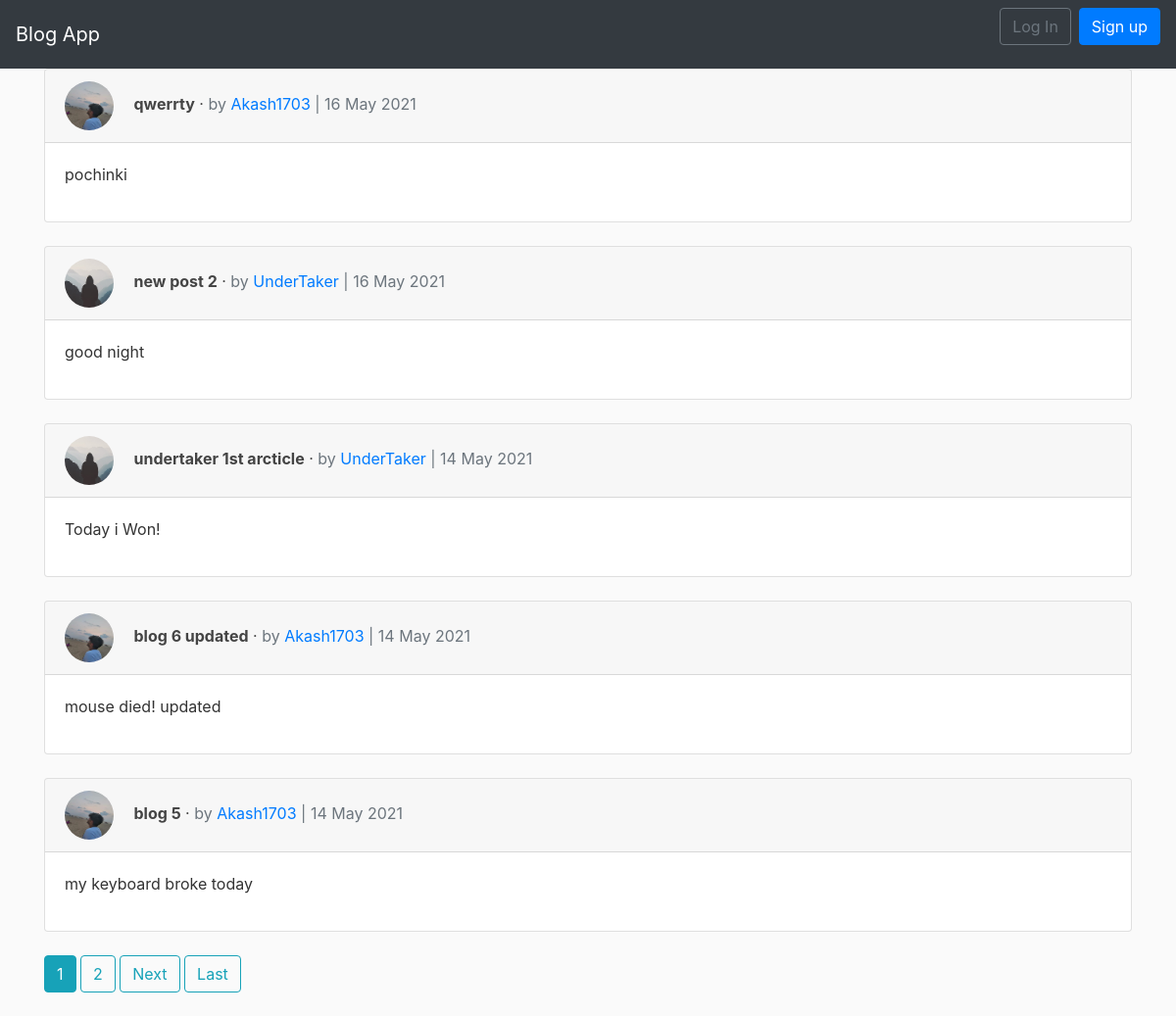
Before: / with the older database file.
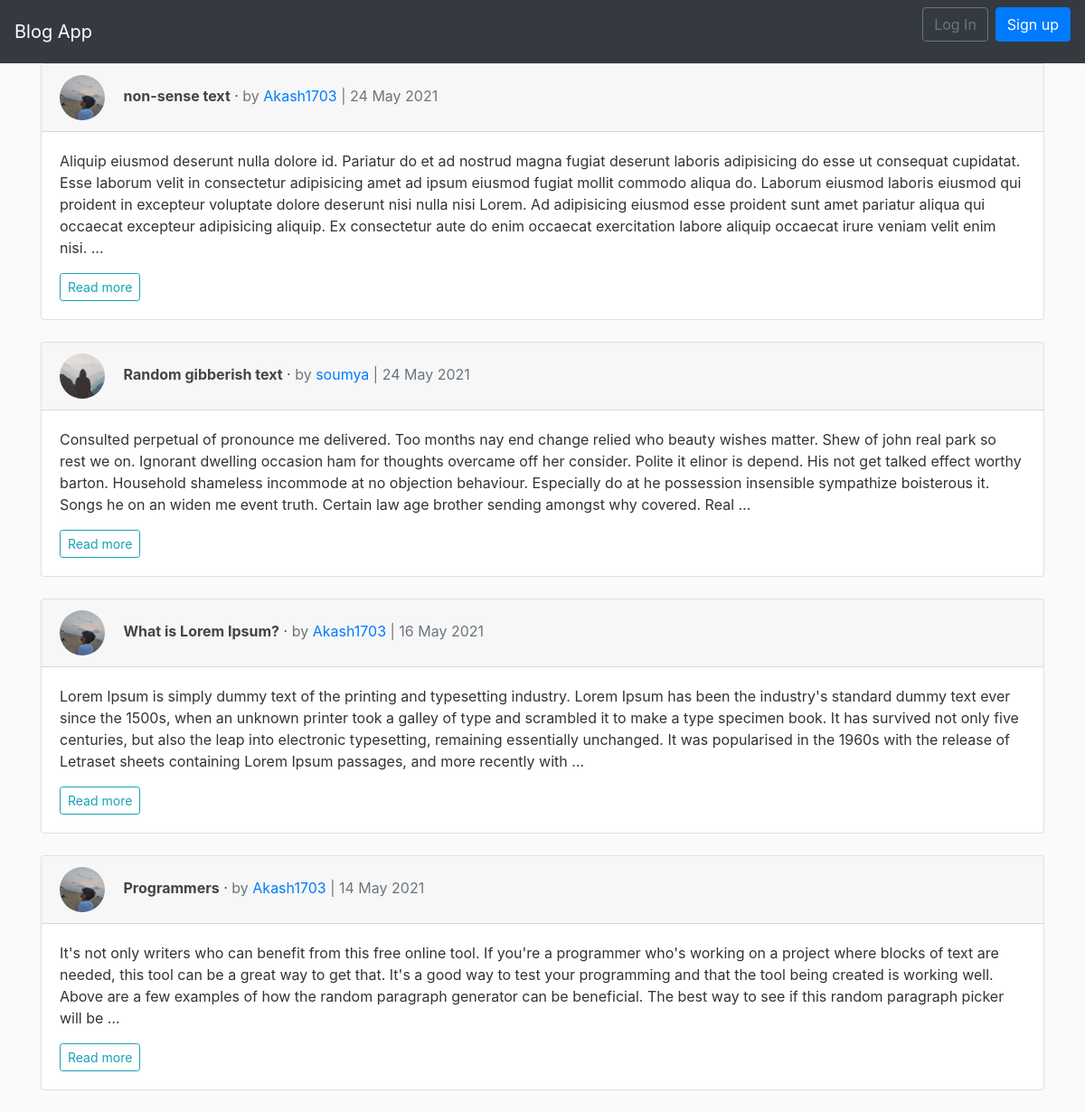
After: the same page with the newer database file.
### blog/models.py (models this page shows, shortened)
class Post(models.Model):
    title = models.CharField(max_length = 250)
    content = models.TextField()
    post_posted = models.DateTimeField(default = timezone.now)
    author = models.ForeignKey(User, on_delete = models.CASCADE)

### users/models.py (models this page shows, shortened)
class Profile(models.Model):
    user = models.OneToOneField(User,on_delete = models.CASCADE)
    image = models.ImageField(default = 'default.jpg', upload_to = 'profile_pics')

### blog/views.py (the view)
# urls.py: path('', PostListView.as_view(), name='blog-home'),
class PostListView(ListView):
    model = Post
    template_name = 'blog/index.html'
    context_object_name = 'posts'
    ordering = ['-post_posted']
    paginate_by = 5

### blog/templates/blog/index.html (shortened to what this page needs)
{% extends 'blog/base.html' %}
{% block content %}
{% for post in posts %}
    <div class=" card " >
      <div class="  card-header ">
        <img class = " rounded-circle article-img"src="{{ post.author.profile.image.url }}" alt="">
        <a  class = "article-title"href="{% url 'post-detail' post.pk %}" ><span class="font-weight-bold ">{{ post.title }}</span> &middot;</a>
       <span class="text-muted">by  <a href="{% url 'profile' %}">{{ post.author }} </a>| {{ post.post_posted|date:'d F Y' }}</span>
      </div>
      <div class="card-body">
        {{ post.content|safe|truncatewords:"80"|linebreaks }}
        {%ifnotequal post.content post.content|truncatewords:80%}
          <a class="btn btn-outline-info btn-sm"  href="{% url 'post-detail' post.pk %}">Read more</a>
        {% endifnotequal %}
      </div>
    </div>
    <br />
  {% endfor %}
{% if is_paginated %}
      {% for num in page_obj.paginator.page_range %}
        {% if page_obj.number == num %}
          <a class="btn btn-info mb-4" href="?page={{ num }}">{{ num }}</a>
        {% elif num > page_obj.number|add:'-3' and num < page_obj.number|add:'3' %}
          <a class="btn btn-outline-info mb-4" href="?page={{ num }}">{{ num }}</a>
        {% endif %}
      {% endfor %}
      {% if page_obj.has_next %}
        <a class="btn btn-outline-info mb-4" href="?page={{ page_obj.next_page_number }}">Next</a>
        <a class="btn btn-outline-info mb-4" href="?page={{ page_obj.paginator.num_pages }}">Last</a>
      {% endif %}
    {% endif %}
{% endblock content %}

### blog/templates/blog/base.html (shortened to what this page needs)
{% load static %}
<html>
<head>
  <link rel="stylesheet" href="https://stackpath.bootstrapcdn.com/bootstrap/4.5.0/css/bootstrap.min.css">
    <link rel="stylesheet" href="{% static 'blog/main.css' %}">
</head>
<body>
      <nav class="navbar navbar-expand-lg navbar-dark bg-dark ">
        <a class="navbar-brand" href="{% url 'blog-home' %}">Blog App</a>
        <div class="collapse navbar-collapse" id="navbarSupportedContent">
          {% if user.is_authenticated %}
            <ul class="navbar-nav ml-auto">
              <li class="nav-item">
                <a class="nav-link" href="{% url 'blog-about'%}">About</a>
              </li>
              <li class="nav-item">
                <a class="nav-link dropdown-toggle"  href="#" id="navbarDropdown" role="button" data-toggle="dropdown" aria-haspopup="true" aria-expanded="false">
                  {{ user.username }}
                </a>
                <div class="dropdown-menu dropdown-menu-lg-right" aria-labelledby="navbarDropdown">
                  <a class="dropdown-item"
                  href="#">Change password</a>
                  <div class="dropdown-divider"></div>
                  <a class="dropdown-item" href="{% url 'profile' %}">
                    Profile Settings</a>
                    <div class="dropdown-divider"></div>
                  <a class="dropdown-item" href="{% url 'logout' %}">
                  Log Out</a>
                </div>
              </li>
            </ul>
          {% else %}
            <form class="form-inline ml-auto">
              <a href="{% url 'login' %}" class="btn btn-outline-secondary">
              Log In</a>
              <a href="{% url 'register' %}" class="btn btn-primary ml-2">
              Sign up</a>
            </form>
          {% endif %}
        </div>
      </nav>
   <main role="main" class="container">
     <div class = "">
      {% block content %}
      {% endblock %}
    </div>
</main>
</body>
</html>

### blog/static/blog/main.css (style rules this page uses)
body { background: #fafafa; color: #333333; }
.article-title { color: #444444; }
.article-img { height: 50px; width: 50px; margin-right: 16px; }

Changed rows visible on the page:
removed Post: author.profile.image (placeholder picture), title "new post 2", author "UnderTaker", post_posted "16 May 2021", content "good night"
removed Post: author.profile.image (placeholder picture), title "undertaker 1st arcticle", author "UnderTaker", post_posted "14 May 2021", content "Today i Won!"
removed Post: author.profile.image (picture), title "blog 5", author "Akash1703", post_posted "14 May 2021", content "my keyboard broke today"
added Post: author.profile.image (picture), title "non-sense text", author "Akash1703", post_posted "24 May 2021", content "Aliquip eiusmod deserunt nulla dolore id. Pariatur do et ad nostrud magna fugiat deserunt laboris adipisicing do esse ut consequat cupidatat. Esse laborum velit in consectetur adipisicing amet ad ipsum eiusmod fugiat mollit commodo aliqua do. Laborum eiusmod laboris eiusmod qui proident in excepteur voluptate dolore deserunt nisi nulla nisi Lorem. Ad adipisicing eiusmod esse proident sunt amet pariatur aliqua qui occaecat excepteur adipisicing aliquip. Ex consectetur aute do enim occaecat exercitation labore aliquip occaecat irure veniam velit enim nisi. …"
added Post: author.profile.image (placeholder picture), title "Random gibberish text", author "soumya", post_posted "24 May 2021", content "Consulted perpetual of pronounce me delivered. Too months nay end change relied who beauty wishes matter. Shew of john real park so rest we on. Ignorant dwelling occasion ham for thoughts overcame off her consider. Polite it elinor is depend. His not get talked effect worthy barton. Household shameless incommode at no objection behaviour. Especially do at he possession insensible sympathize boisterous it. Songs he on an widen me event truth. Certain law age brother sending amongst why covered. Real …"
changed Post: title "qwerrty" → "What is Lorem Ipsum?"; content "pochinki" → "Lorem Ipsum is simply dummy text of the printing and typesetting industry. Lorem Ipsum has been the industry's standard dummy text ever since the 1500s, when an unknown printer took a galley of type and scrambled it to make a type specimen book. It has survived not only five centuries, but also the leap into electronic typesetting, remaining essentially unchanged. It was popularised in the 1960s with the release of Letraset sheets containing Lorem Ipsum passages, and more recently with …"; now shows "Read more"
changed Post: title "blog 6 updated" → "Programmers"; content "mouse died! updated" → "It's not only writers who can benefit from this free online tool. If you're a programmer who's working on a project where blocks of text are needed, this tool can be a great way to get that. It's a good way to test your programming and that the tool being created is working well. Above are a few examples of how the random paragraph generator can be beneficial. The best way to see if this random paragraph picker will be …"; now shows "Read more"
Other visible differences:
list line gone: "1"
list line gone: "2"
text no longer shown: "Next Last"
